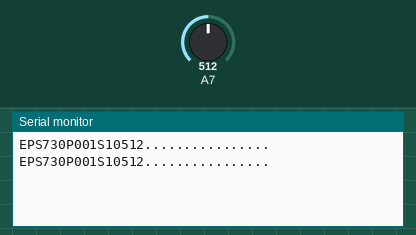
The sketch below on a simulated Arduino Nano, built with avr-gcc and run on an emulated ATmega328P. Parts: the last lines printed to the serial monitor. Inputs (shaded band) come from the test bench; at power-on: A7 = 512. No radio packets arrive unless stated.

Above: at 5.8 s.
5.9 s: A7 set to 716
At 10.4 s:
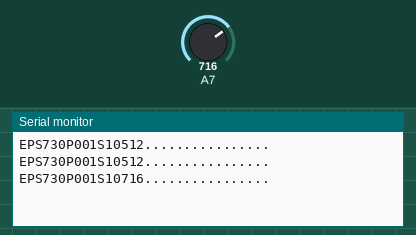
11.9 s: A7 set to 900
At 15.5 s:
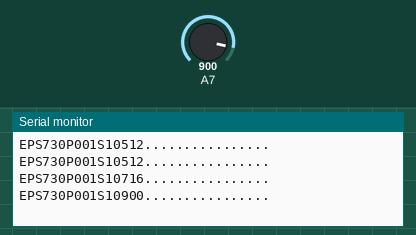
Timing chart, 0 to 17.0 s (numbered marks = the images above; inputs shaded):
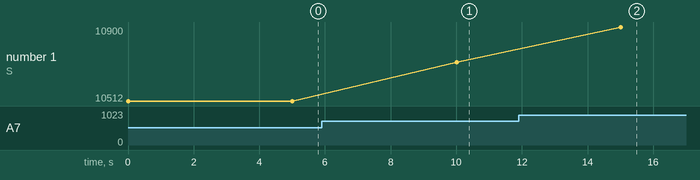

The sketch:

inviaFrame24.ino
```cpp
#define ID "EP"               // nome attribuito al pacchetto
#define TIPO "S1"             // tipo di pacchetto
#define MITTENTE "S730"       // nome attribuito al sensore
#define DESTINATARIO "P001"   // nome attribuito al Python ricevente
#define WRITINGPIPE "00001"   // pipe di invio
/*********************************************************************
  struttura del pacchetto di 32 byte - tipo sensore S1
*********************************************************************/
struct pacchettoS1 {
  char id[2];
  char mittente[4];
  char destinatario[4];
  char tipo[2];
  char valoreSensore[4];
  char vuoto[16];
};

struct pacchettoS1 msg;

/*********************************************************************
  RF24
*********************************************************************/
#include <RF24.h>
RF24 radio(7, 8); // CE, CSN

void setup() {
  Serial.begin(9600);

  radio.begin();
  radio.setPALevel(RF24_PA_MIN);
  radio.openWritingPipe((byte *)WRITINGPIPE);
  radio.stopListening();
}

void loop() {


  // legge il valore e lo converte in stringa di 4 caratteri
  // con zeri a sinistra
  int valoreLetto = analogRead(A7);
  char valoreLettoStr[10];
  sprintf(valoreLettoStr, "%04d", valoreLetto);

  // riempie il pacchetto
  memcpy(msg.id, ID, sizeof(msg.id));
  memcpy(msg.mittente, MITTENTE, sizeof(msg.mittente));
  memcpy(msg.destinatario, DESTINATARIO, sizeof(msg.destinatario));
  memcpy(msg.tipo, TIPO, sizeof(msg.tipo));
  memcpy(msg.valoreSensore, valoreLettoStr, sizeof(msg.valoreSensore));

  // riempie di '.' la parte vuota
  for (int i = 0; i < sizeof(msg.vuoto); ++i)
    *((char *)&msg.vuoto + i) = '.';

  // scrive su seriale a scopo di debugging
  Serial.write((char *)&msg, sizeof(msg));
  Serial.println();

  // invia su RF24
  radio.write((char *)&msg, sizeof(msg));
  delay(5000);
}
```

Measured:
- after the input at 5.9 s, the serial monitor: prints a new line after 4.1 s (image 1)
- after the input at 11.9 s, the serial monitor: prints a new line after 3.1 s (image 2)
- plotted number 1: 10512 → 10716 after the input at 5.9 s, 10716 → 10900 after the input at 11.9 s
